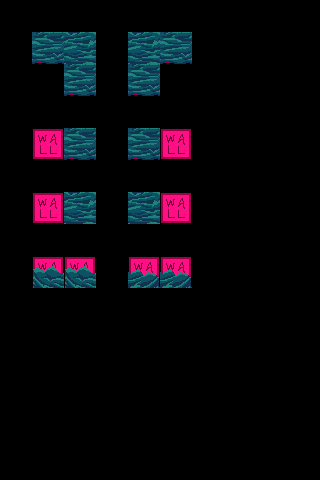

This is a level from a 2D game, rendered from its Tiled map with the project's own tilesets. A one-line summary and the complete map file follow:
An orthogonal 10x15 tile map with 32x32 px tiles, 2 tile layers (regions, input_walls), 1 hidden layer not drawn.

<map version="1.9" tiledversion="1.9.0" orientation="orthogonal" renderorder="right-down" width="10" height="15" tilewidth="32" tileheight="32" infinite="0" nextlayerid="4" nextobjectid="1">
 <tileset firstgid="1" source="../../Tilesets/forest-terrain.tsx" />
 <layer id="1" name="regions" width="10" height="15">
  <data encoding="csv">
0,0,0,0,0,0,0,0,0,0,
0,8,8,0,8,8,0,0,0,0,
0,0,8,0,8,0,0,0,0,0,
0,0,0,0,0,0,0,0,0,0,
0,8,8,0,8,8,0,0,0,0,
0,0,0,0,0,0,0,0,0,0,
0,8,8,0,8,8,0,0,0,0,
0,0,0,0,0,0,0,0,0,0,
0,8,8,0,8,8,0,0,0,0,
0,0,0,0,0,0,0,0,0,0,
0,0,0,0,0,0,0,0,0,0,
0,0,0,0,0,0,0,0,0,0,
0,0,0,0,0,0,0,0,0,0,
0,0,0,0,0,0,0,0,0,0,
0,0,0,0,0,0,0,0,0,0
</data>
 </layer>
 <layer id="2" name="input_walls" width="10" height="15">
  <properties>
   <property name="StrictEmpty" type="bool" value="true" />
  </properties>
  <data encoding="csv">
0,0,0,0,0,0,0,0,0,0,
0,52,44,0,44,52,0,0,0,0,
0,0,52,0,52,0,0,0,0,0,
0,0,0,0,0,0,0,0,0,0,
0,0,52,0,52,0,0,0,0,0,
0,0,0,0,0,0,0,0,0,0,
0,0,44,0,44,0,0,0,0,0,
0,0,0,0,0,0,0,0,0,0,
0,35,35,0,37,37,0,0,0,0,
0,0,0,0,0,0,0,0,0,0,
0,0,0,0,0,0,0,0,0,0,
0,0,0,0,0,0,0,0,0,0,
0,0,0,0,0,0,0,0,0,0,
0,0,0,0,0,0,0,0,0,0,
0,0,0,0,0,0,0,0,0,0
</data>
 </layer>
 <layer id="3" name="output_walls" width="10" height="15" visible="0">
  <data encoding="csv">
0,0,0,0,0,0,0,0,0,0,
0,0,0,0,0,0,0,0,0,0,
0,0,51,0,53,0,0,0,0,0,
0,0,0,0,0,0,0,0,0,0,
0,0,51,0,53,0,0,0,0,0,
0,0,0,0,0,0,0,0,0,0,
0,0,43,0,45,0,0,0,0,0,
0,0,0,0,0,0,0,0,0,0,
0,0,36,0,36,0,0,0,0,0,
0,0,0,0,0,0,0,0,0,0,
0,0,0,0,0,0,0,0,0,0,
0,0,0,0,0,0,0,0,0,0,
0,0,0,0,0,0,0,0,0,0,
0,0,0,0,0,0,0,0,0,0,
0,0,0,0,0,0,0,0,0,0
</data>
 </layer>
</map>
